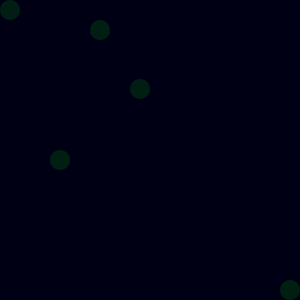
Frame 1 (no input)
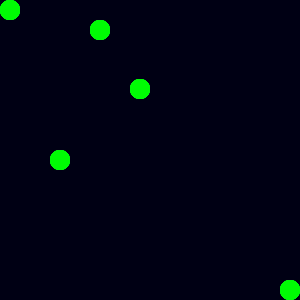
Frame 60 (the mouse pressed at the canvas centre just before this capture)
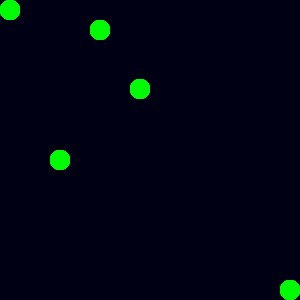
Frame 120 (the mouse held since frame 60 and released just before this capture)

The Processing sketch that drew these frames (run headless with seeded random() and noise(); from frame 60 on, the mouse is pressed at the canvas centre):

// Processing sketch: processing_152414
// ── processing_152414.pde

Circle[] circles;
// add back in int numCircles = 50;
int s = 10;
PVector savedMouse; //The saved mouse position
PVector newMouse;


void setup() {
  size(300, 300);
  smooth();
  background(0, 0, 20);
savedMouse = new PVector(60, 160); //Initialize the PVector
newMouse = new PVector(0, 0); //Initialize the PVector
  

  // create an array and fill it with fixed circles
  circles = new Circle[5];
  circles[0] = new Circle(60,160, 20);
  circles[1] = new Circle(10,10, 20);
  circles[2] = new Circle(100,30, 20);
  circles[3] = new Circle(140,89, 20);
  circles[4] = new Circle(290,290, 20);

}

  void mouseClicked() {  
  newMouse.x = mouseX; //Save the mouse position;
  newMouse.y = mouseY;
  println("Current saved mouse position: " + newMouse.x + ", " + newMouse.y); //Prit the saved mouse position
  
  
  }
  
void draw() {
  // clear background
  
  // update and display the circles
  for (int i=0; i< 5; i++) { 
    circles[i].display();
  }
  

  // look of the lines
  stroke(255, 100);
  strokeWeight(0.5);

  for (int i=0; i< 5; i++) {
    // compare circle to other circles
      // draw line if distance is below 'radius of Circle'
      if (dist(circles[i].x, circles[i].y, mouseX, mouseY) < s) {
      savedMouse.x = mouseX; //Save the mouse position;
      savedMouse.y = mouseY;
      // println("Current saved mouse position: " + savedMouse.x + ", " + savedMouse.y); //Prit the saved mouse position
      //line(newMouse.x, newMouse.y, savedMouse.x,  savedMouse.y);
     
      }
 
     
     else if (dist(circles[i].x, circles[i].y, newMouse.x, newMouse.y) < s) {
      noFill();
       // curve(random(-0.1, 0.1), random(-0.1, 0.1), newMouse.x, newMouse.y, savedMouse.x,  savedMouse.y, random(-0.1, 0.1),random(-0.1, 0.1));
       
       line(newMouse.x, newMouse.y, savedMouse.x, savedMouse.y);
       redraw();
      
      }
      }

}


class Circle {
  float x, y, dia;

  Circle(float x, float y, float dia) {
    this.x = x;
    this.y = y;
    this.dia = dia;
  }


  void display() {
    // code for drawing the circles
    noStroke();
    fill(0, 255, 0, 30);
    ellipse(x, y, dia, dia);
  }
}
